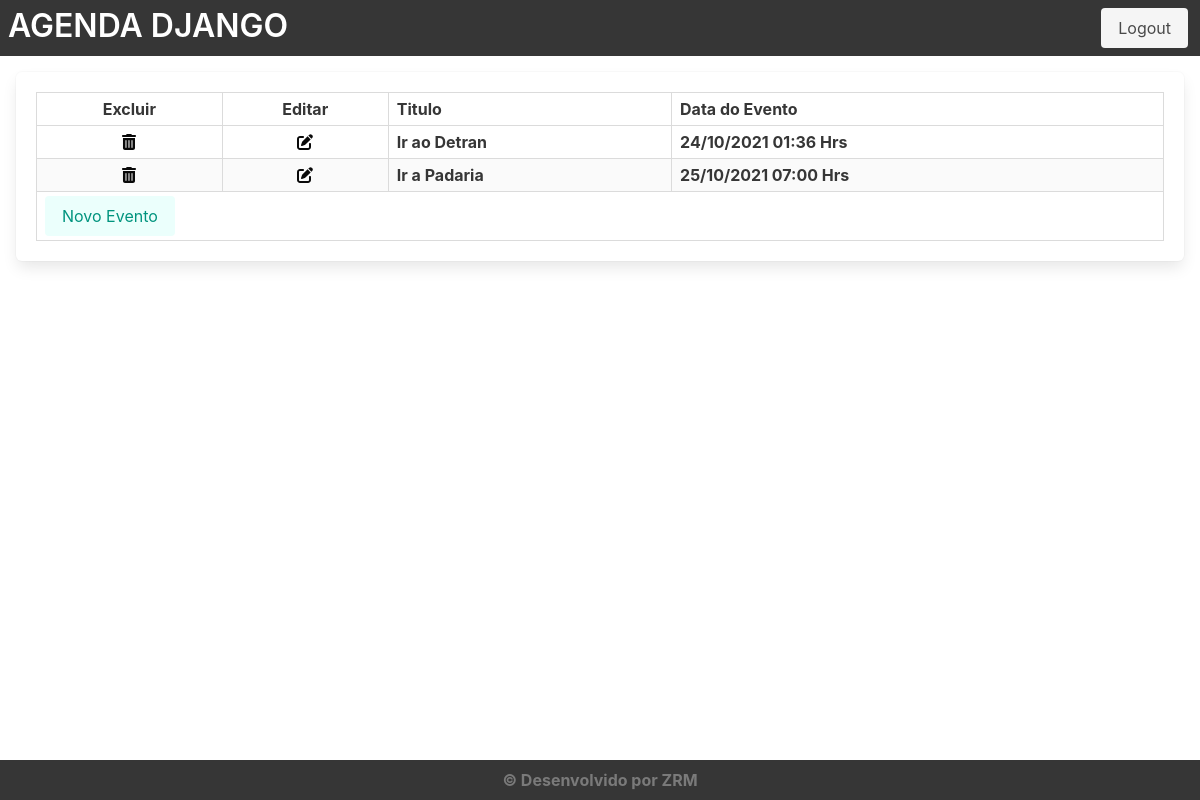
The app's page /agenda/ (signed in) with its own data.
### core/models.py (models this page shows, shortened)
class Evento(models.Model):
    titulo = models.CharField(max_length=100)
    descricao = models.TextField(blank=True, null=True)
    data_evento = models.DateTimeField(verbose_name='Data do Evento')
    data_criacao = models.DateTimeField(auto_now=True)
    local= models.TextField(blank=True, null=True)
    usuario = models.ForeignKey(User, on_delete=models.CASCADE)
    class Meta:
        db_table = 'evento'
    def get_data_event(self):
        return self.data_evento.strftime('%d/%m/%Y %H:%M Hrs')

### core/views.py (the view)
# urls.py: path('agenda/', views.listaEvento),
@login_required(login_url="/login/")
def listaEvento(request):
    usuario = request.user
    data_atual = datetime.now() - timedelta(hours=1)
    evento = Evento.objects.filter(usuario=usuario, data_evento__lt= data_atual)
    data = {'eventos':evento}
    return render(request, 'agenda.html', data)

### templates/agenda.html
    {% extends "model-page.html" %}
    {% block content %}
    <div class="box m-4">
        <table class="table is-bordered is-striped is-narrow is-hoverable is-fullwidth">
              <thead>
                <tr>
                    <th class="center-text">Excluir</th>
                    <th class="center-text">Editar</th>
                    <th>Titulo</th>
                    <th>Data do Evento</th>
                </tr>
              </thead>
              <tbody>
              {% for evento in eventos %}
              <tr>
                  <th class="center-text"><a href="evento/delete/{{ evento.id }}/"><i class="fas fa-trash-alt has-text-black"></i></a></th>
                  <th class="center-text"><a href="evento/?id={{evento.id}}"><i class="fas fa-edit has-text-black"></i></a></th>
                    <th><span>{{evento.titulo}}</span></th>
                    <th><span>{{evento.get_data_event}}</span></th>
                </tr>
              {% endfor %}
              </tbody>
              <tfoot>
                <tr>
                  <th colspan="4">
                      <div class="buttons">
                        <a href="evento/">
                            <button class="button is-primary is-light" type="button">Novo Evento</button>
                        </a>
                      </div>
                  </th>
                </tr>
              </tfoot>
        </table>
    </div>
    {% endblock %}

### static/css/style.css (style rules this page uses)
html, body { background-image: url('/static/img/fundo.jpg'); background-size: cover; min-height: 100vh; display: flex; flex-direction: column; }
.center-text { text-align: center !important; }

### records on screen
Evento: titulo "Ir ao Detran", get_data_event "24/10/2021 01:36 Hrs"
Evento: titulo "Ir a Padaria", get_data_event "25/10/2021 07:00 Hrs"
